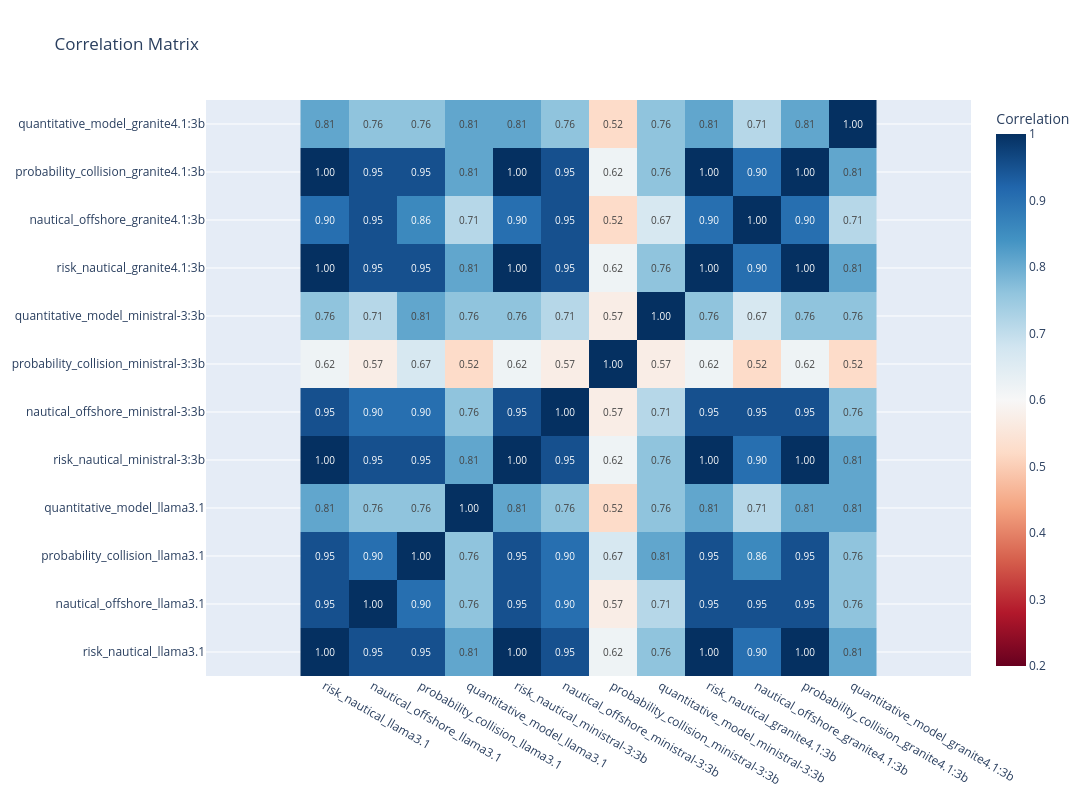

The notebook cell saved with this chart:
### Code cell
plot_correlation_matrix(
    coefficiant_matrix(
        df_analyisis[df_analyisis["is_reference"]],
        col_names=type_list_col.keys(),
        coefficiant_func=ratio_coefficient,
    ),
    zmid=0.6,
)

### Figure 1 — Plotly figure (JSON) as saved in the notebook; plotly's stock layout.template omitted (floating-point values rounded to 4 significant figures; data arrays with more than 128 entries replaced by an {"elided": "..."} marker saying what was removed)
{"data": [{"colorbar": {"title": {"text": "Correlation"}}, "colorscale": [[0, "rgb(103,0,31)"], [0.1, "rgb(178,24,43)"], [0.2, "rgb(214,96,77)"], [0.3, "rgb(244,165,130)"], [0.4, "rgb(253,219,199)"], [0.5, "rgb(247,247,247)"], [0.6, "rgb(209,229,240)"], [0.7, "rgb(146,197,222)"], [0.8, "rgb(67,147,195)"], [0.9, "rgb(33,102,172)"], [1, "rgb(5,48,97)"]], "text": {"elided": "12x12 float values"}, "textfont": {"size": 10}, "texttemplate": "%{text:.2f}", "type": "heatmap", "x": ["risk_nautical_llama3.1", "nautical_offshore_llama3.1", "probability_collision_llama3.1", "quantitative_model_llama3.1", "risk_nautical_ministral-3:3b", "nautical_offshore_ministral-3:3b", "probability_collision_ministral-3:3b", "quantitative_model_ministral-3:3b", "risk_nautical_granite4.1:3b", "nautical_offshore_granite4.1:3b", "probability_collision_granite4.1:3b", "quantitative_model_granite4.1:3b"], "y": ["risk_nautical_llama3.1", "nautical_offshore_llama3.1", "probability_collision_llama3.1", "quantitative_model_llama3.1", "risk_nautical_ministral-3:3b", "nautical_offshore_ministral-3:3b", "probability_collision_ministral-3:3b", "quantitative_model_ministral-3:3b", "risk_nautical_granite4.1:3b", "nautical_offshore_granite4.1:3b", "probability_collision_granite4.1:3b", "quantitative_model_granite4.1:3b"], "z": {"elided": "12x12 float values"}, "zmid": 0.6}], "layout": {"autotypenumbers": "convert types", "height": 800, "margin": {"b": 100, "l": 100, "r": 100, "t": 100}, "title": {"text": "Correlation Matrix"}, "width": 1200, "xaxis": {"side": "bottom"}, "yaxis": {"scaleanchor": "x"}}}
